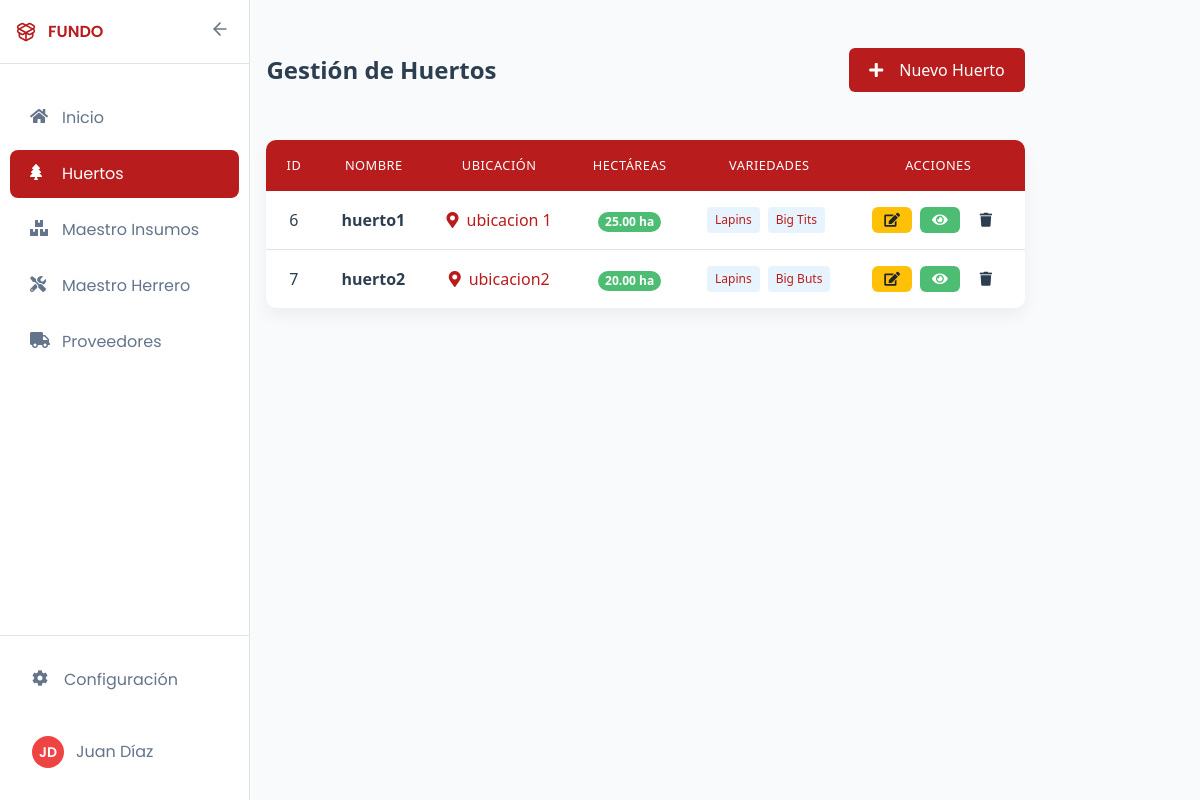
The app's page /huertos/, older data.
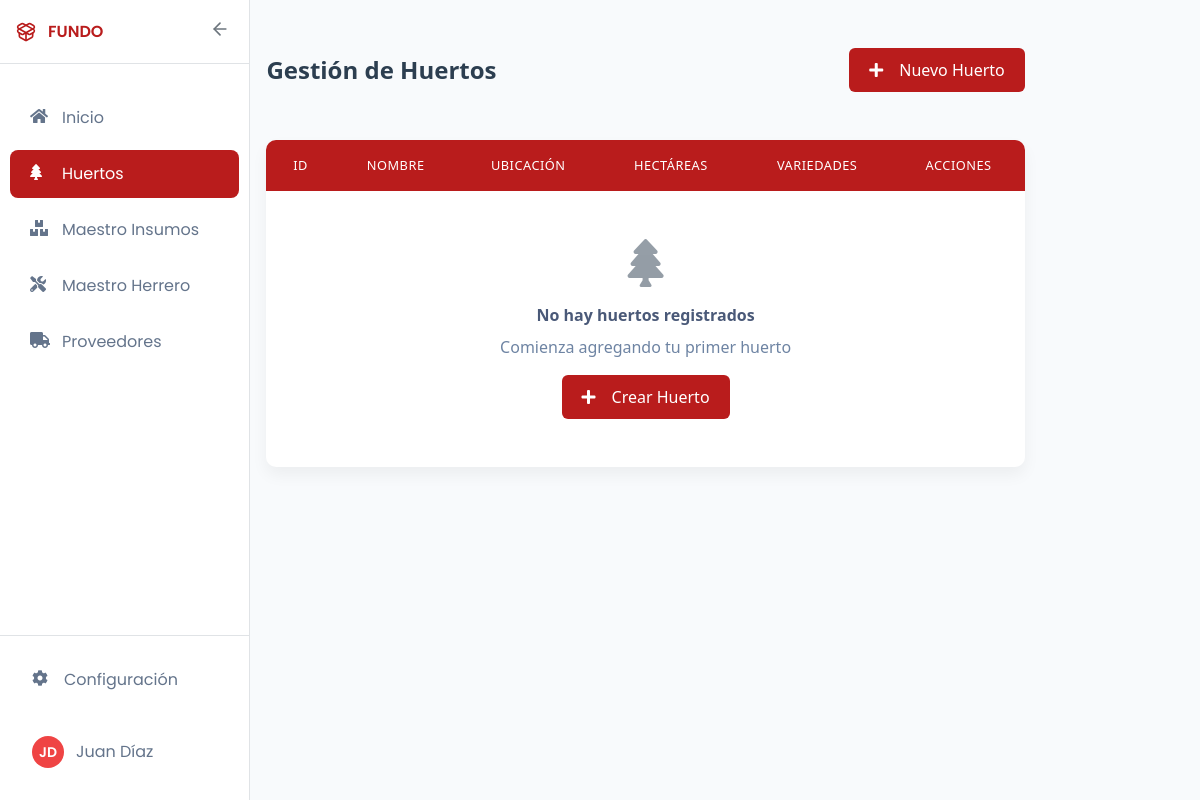
The same page, newer data.
### core/models.py (models this page shows, shortened)
class Huerto(models.Model):
    nombre = models.CharField(max_length=100, unique=True)
    hcta_total = models.DecimalField(max_digits=10, decimal_places=2)
    nombre_ubicacion = models.CharField(max_length=100, null=True, blank=True)
    ubicacion = models.CharField(max_length=500, null=True, blank=True)

class Plantacion(models.Model):
    huerto = models.ForeignKey(Huerto, on_delete=models.CASCADE, related_name='plantaciones')
    variedad = models.CharField(max_length=255)
    hcta_total = models.DecimalField(max_digits=10, decimal_places=2)

### core/views.py (the view)
# urls.py: path("huertos/", views.huertos, name="huertos"),
def huertos(request):
    huertos_list = Huerto.objects.all().prefetch_related('plantaciones')
    paginator = Paginator(huertos_list, 15)
    page_number = request.GET.get('page')
    huertos = paginator.get_page(page_number)
    return render(request, 'core/huertos.html', {'huertos': huertos})

### core/templates/core/huertos.html (shortened to what this page needs)
{% extends 'core/base.html' %}
{% block content %}
<div class="dashboard-container">
    <div class="dashboard-header">
        <h2>Gestión de Huertos</h2>
        <a href="{% url 'agregar_huertos' %}" class="btn btn-primary">
            <i class="fas fa-plus"></i> Nuevo Huerto
        </a>
    </div>
    <div class="card table-responsive">
        <table class="modern-table">
            <thead>
                <tr>
                    <th class="text-center">ID</th>
                    <th class="text-center">Nombre</th>
                    <th class="text-center">Ubicación</th>
                    <th class="text-center">Hectáreas</th>
                    <th class="text-center">Variedades</th>
                    <th class="text-center">Acciones</th>
                </tr>
            </thead>
            <tbody>
                {% for huerto in huertos %}
                <tr>
                    <td class="text-center">{{ huerto.id }}</td>
                    <td>
                        <div class="font-weight-600">{{ huerto.nombre }}</div>
                    </td>
                    <td class="text-center">
                        {% if huerto.ubicacion %}
                        <a href="{{ huerto.ubicacion }}" target="_blank" class="location-link">
                            <i class="fas fa-map-marker-alt"></i> {{ huerto.nombre_ubicacion|default:"Sin ubicación" }}
                        </a>
                        {% else %}
                        <span class="text-muted">Sin ubicación</span>
                        {% endif %}
                    </td>
                    <td class="text-center">
                        <span class="badge badge-pill badge-accent">{{ huerto.hcta_total }} ha</span>
                    </td>
                    <td class="text-center">
                        {% if huerto.plantaciones.all %}
                        <div class="varieties-container">
                            {% for plantacion in huerto.plantaciones.all|slice:":3" %}
                            <span class="variety-tag">{{ plantacion.variedad }}</span>
                            {% endfor %}
                        </div>
                        {% else %}
                        <span class="text-muted">Sin plantaciones</span>
                        {% endif %}
                    </td>
                    <td class="text-center">
                        <div class="action-buttons">
                            <a href="{% url 'editar_huerto' huerto.id %}" class="btn btn-sm btn-edit" title="Editar">
                                <i class="fas fa-edit"></i>
                            </a>
                            <a href="{% url 'detalle_huerto' huerto.id %}" class="btn btn-sm btn-view" title="Ver detalles">
                                <i class="fas fa-eye"></i>
                            </a>
                            <a href="{% url 'eliminar_huerto' huerto.id %}" class="btn btn-sm btn-danger" title="Eliminar">
                                <i class="fas fa-trash"></i>
                            </a>
                        </div>
                    </td>
                </tr>
                {% empty %}
                <tr>
                    <td colspan="6" class="text-center py-4">
                        <div class="empty-state">
                            <i class="fas fa-tree empty-icon"></i>
                            <h4>No hay huertos registrados</h4>
                            <p>Comienza agregando tu primer huerto</p>
                            <a href="{% url 'agregar_huertos' %}" class="btn btn-primary mt-2">
                                <i class="fas fa-plus"></i> Crear Huerto
                            </a>
                        </div>
                    </td>
                </tr>
                {% endfor %}
            </tbody>
        </table>
    </div>
</div>
{% endblock %}

Row changes from the older to the newer data that the page shows:
removed Huerto: id "6", nombre "huerto1", nombre_ubicacion "ubicacion 1", hcta_total "25.00"
removed Plantacion: variedad "Lapins", shown under "6"
removed Plantacion: variedad "Big Tits", shown under "6"
removed Huerto: id "7", nombre "huerto2", nombre_ubicacion "ubicacion2", hcta_total "20.00"
removed Plantacion: variedad "Lapins", shown under "7"
removed Plantacion: variedad "Big Buts", shown under "7"
Text that changed along with them:
text now shown: "No hay huertos registrados Comienza agregando tu primer huerto Crear Huerto"
